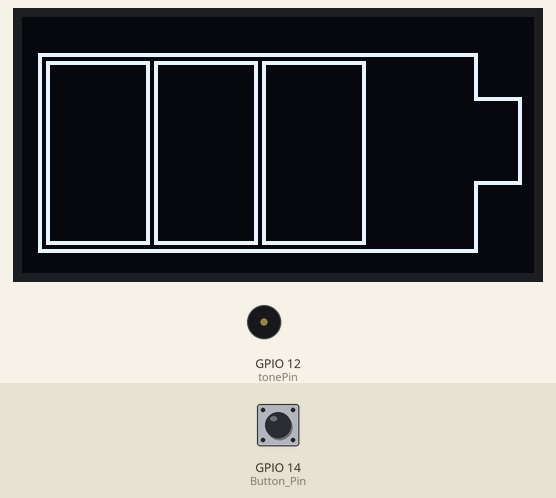
Recording of a sketch running on a simulated ESP32. On the bench: 128×64 one-colour display, buzzer (waves = sounding). Inputs (shaded band) come from the test bench; at power-on: GPIO 14 (Button_Pin) LOW. What the sketch prints to the serial monitor is not drawn.

Above: at 1.2 s.
1.3 s: GPIO 14 (Button_Pin) pulled HIGH for 1 s
At 2.2 s:
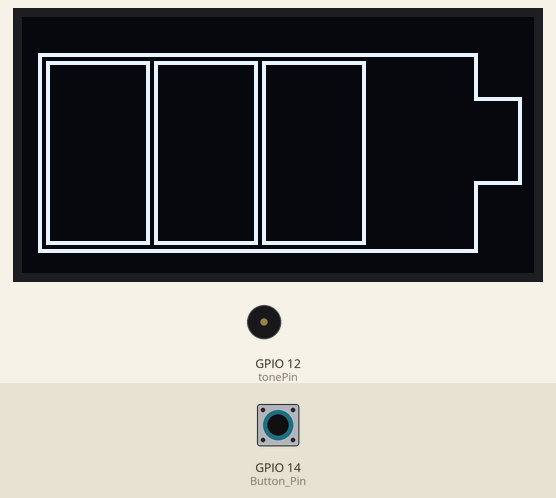
2.9 s: GPIO 14 (Button_Pin) pulled HIGH for 3.2 s
At 6.02 s:
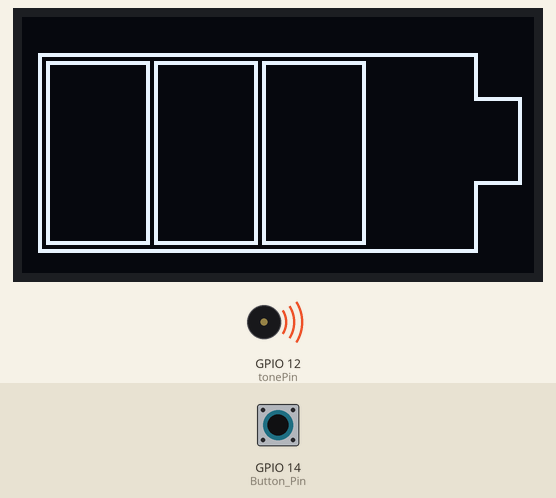
Timing chart, 0 to 12.7 s (numbered marks = the images above; inputs shaded):
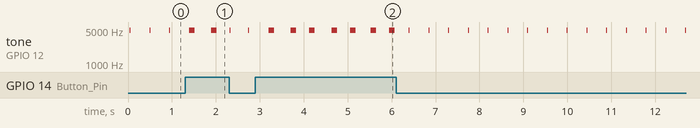

Measured:
- by itself, tone on GPIO 12 (tonePin): plays 4978 Hz for 0.13 s, 4978 Hz for 0.13 s, 4978 Hz for 0.13 s, 4978 Hz for 0.13 s, 4978 Hz for 0.13 s, 4978 Hz for 0.13 s … (22 notes in this stretch)

The sketch:

mid_code.ino
```cpp
#include <Wire.h>
#include "SSD1306Wire.h"
#include "pictures.h"
#include "pitches.h"
#define Button_Pin 14
SSD1306Wire  display(0x3c, 21, 22);

void Drawbackground(){
  display.drawXbm(0, 0, bg_width, bg_height, pic[0]);
  display.display();
}//畫出背景
void Drawbb(int b_x,int b_y){
    display.drawXbm(b_x, b_y, battery3_width, battery3_height, pic[2]);
    display.display()
    ;}
    void Drawaa(int b_x,int b_y){
    display.drawXbm(b_x, b_y, battery3_width, battery3_height, pic[1]);
    display.display();
}//畫出角色

int freq = 2000; 
int channel = 0; 
int resolution = 8;

int tonePin = 12;

int melody[] = {
  NOTE_DS8,0, NOTE_DS8, 0, NOTE_DS8, 0, NOTE_DS8, 0,
  NOTE_DS8,0
};
int noteDurations[] = {
  8, 8, 8, 8, 8, 8, 8, 8, 8, 8
};

unsigned long currentTime = 0, tonePreviousTime = 0, picPreviousTime = 0;
int pauseBetweenNotes = 0;
int noteDuration = 0;
int thisNote = 0;
boolean nextTone = true;
int dropY = battery3_height;
boolean nextPic = true;


void setup() {
   Serial.begin(115200);
   ledcSetup(channel, freq, resolution);
   ledcAttachPin(tonePin, channel);

   //OLED setting
   display.init();
   display.flipScreenVertically();
   display.clear(); //清除螢幕和緩衝區(clear)
   Drawbackground();
}

void loop() {
  //loop迴圈，重複執行不停止
  if (digitalRead(14) == HIGH) {
    Serial.println("Coming");//偵測到有人經過
  Drawbb(0, 0); //畫出角色
  display.clear();
  }
  else
  ledcWriteTone(channel, 0);
   Drawaa(0, 0); //畫出角色
    display.clear();
    //buzzer
        Serial.println(digitalRead(Button_Pin));
    if(nextTone){
      noteDuration = 1300 / noteDurations[thisNote];
      ledcWriteTone(channel, melody[thisNote]);
      pauseBetweenNotes = noteDuration * 1.3;
      nextTone = false;
    }

    //畫出角色與其位置

    currentTime = millis(); //記錄現在時間
    if((currentTime - tonePreviousTime) > noteDuration){
      ledcWriteTone(channel, 0);
    } //buzzer停止播放
    if((currentTime - tonePreviousTime) > (pauseBetweenNotes)){
      nextTone = true;
      thisNote++;
      if(thisNote == 10) thisNote = 0;
      tonePreviousTime = currentTime;
    } //buzzer播放下一個音
       Drawaa(0,0); //角色每150毫秒移動一次

}
```

pitches.h
```cpp
/*************************************************
 * Public Constants
 *************************************************/

#define NOTE_B0  31
#define NOTE_C1  33
#define NOTE_CS1 35
#define NOTE_D1  37
#define NOTE_DS1 39
#define NOTE_E1  41
#define NOTE_F1  44
#define NOTE_FS1 46
#define NOTE_G1  49
#define NOTE_GS1 52
#define NOTE_A1  55
#define NOTE_AS1 58
#define NOTE_B1  62
#define NOTE_C2  65
#define NOTE_CS2 69
#define NOTE_D2  73
#define NOTE_DS2 78
#define NOTE_E2  82
#define NOTE_F2  87
#define NOTE_FS2 93
#define NOTE_G2  98
#define NOTE_GS2 104
#define NOTE_A2  110
#define NOTE_AS2 117
#define NOTE_B2  123
#define NOTE_C3  131
#define NOTE_CS3 139
#define NOTE_D3  147
#define NOTE_DS3 156
#define NOTE_E3  165
#define NOTE_F3  175
#define NOTE_FS3 185
#define NOTE_G3  196
#define NOTE_GS3 208
#define NOTE_A3  220
#define NOTE_AS3 233
#define NOTE_B3  247
#define NOTE_C4  262
#define NOTE_CS4 277
#define NOTE_D4  294
#define NOTE_DS4 311
#define NOTE_E4  330
#define NOTE_F4  349
#define NOTE_FS4 370
#define NOTE_G4  392
#define NOTE_GS4 415
#define NOTE_A4  440
#define NOTE_AS4 466
#define NOTE_B4  494
#define NOTE_C5  523
#define NOTE_CS5 554
#define NOTE_D5  587
#define NOTE_DS5 622
#define NOTE_E5  659
#define NOTE_F5  698
#define NOTE_FS5 740
#define NOTE_G5  784
#define NOTE_GS5 831
#define NOTE_A5  880
#define NOTE_AS5 932
#define NOTE_B5  988
#define NOTE_C6  1047
#define NOTE_CS6 1109
#define NOTE_D6  1175
#define NOTE_DS6 1245
#define NOTE_E6  1319
#define NOTE_F6  1397
#define NOTE_FS6 1480
#define NOTE_G6  1568
#define NOTE_GS6 1661
#define NOTE_A6  1760
#define NOTE_AS6 1865
#define NOTE_B6  1976
#define NOTE_C7  2093
#define NOTE_CS7 2217
#define NOTE_D7  2349
#define NOTE_DS7 2489
#define NOTE_E7  2637
#define NOTE_F7  2794
#define NOTE_FS7 2960
#define NOTE_G7  3136
#define NOTE_GS7 3322
#define NOTE_A7  3520
#define NOTE_AS7 3729
#define NOTE_B7  3951
#define NOTE_C8  4186
#define NOTE_CS8 4435
#define NOTE_D8  4699
#define NOTE_DS8 4978
```

Source omitted: pictures.h (data table, 19543 bytes)
